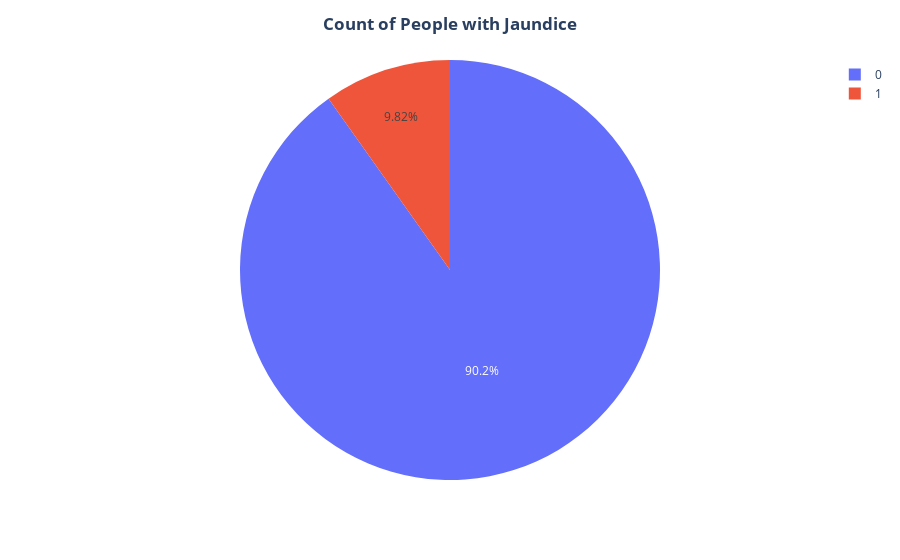

Notebook code cell kept with this figure:
### Markdown cell above
Using a pie chart to visualise the count of people with Jaundice:

### Code cell
#using plotly to visualize 'jundice' with pie chart
fig = px.pie(df, names='jaundice')

# Update layout to center the title
fig.update_layout(title_text='<b>Count of People with Jaundice</b>', title_x=0.5)

# Show the plot
fig.show()

### Figure 1 — Plotly figure (JSON) as saved in the notebook; plotly's stock layout.template omitted (floating-point values rounded to 4 significant figures; data arrays with more than 128 entries replaced by an {"elided": "..."} marker saying what was removed)
{"data": [{"domain": {"x": [0, 1], "y": [0, 1]}, "hovertemplate": "jaundice=%{label}<extra></extra>", "labels": {"elided": "703 int values"}, "legendgroup": "", "name": "", "showlegend": true, "type": "pie"}], "layout": {"legend": {"tracegroupgap": 0}, "margin": {"t": 60}, "title": {"text": "<b>Count of People with Jaundice</b>", "x": 0.5}}}
